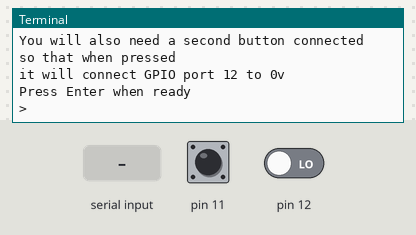
Bench run of a program on a simulated Raspberry Pi (header pin numbers). Parts: the last lines printed to the terminal. The inputs (shaded band) are chosen by the test bench; at power-on: pin 12 LOW, pin 11 LOW. At 4.4 s the program stops and its outputs stay as they are.

Above: at 1.2 s.
1.3 s: "1" typed at the terminal, then Enter
At 2.2 s:
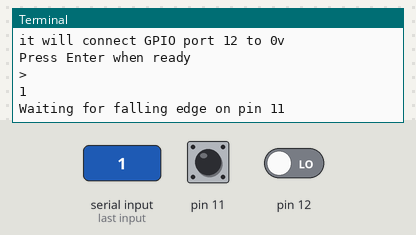
2.8 s: pin 12 driven HIGH
At 3.3 s:
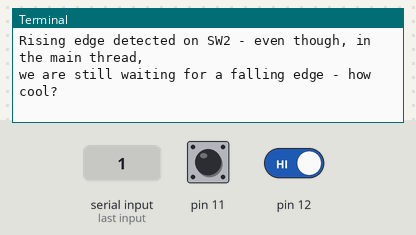
4.3 s: pin 11 pulsed HIGH 2 times (0.12 s each, 0.3 s apart)
At 5.3 s:
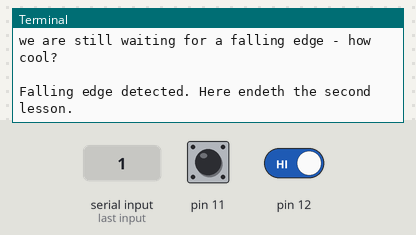

The program:

interrupts-2.py
```python
import RPi.GPIO as GPIO
GPIO.setmode(GPIO.BOARD)
GPIO.setup(11,GPIO.IN)
GPIO.setup(12,GPIO.IN)

def my_callback(channel):
    print "Rising edge detected on SW2 - even though, in the main thread,"
    print "we are still waiting for a falling edge - how cool?\n"

print "Make sure you have a button connected so that when pressed"
print "it will connect GPIO pin 11 (pin 16) to 0v\n"
print "You will also need a second button connected so that when pressed"
print "it will connect GPIO port 12 to 0v"
raw_input("Press Enter when ready\n>")

GPIO.add_event_detect(12, GPIO.RISING, callback=my_callback)

try:
    print "Waiting for falling edge on pin 11"
    GPIO.wait_for_edge(11, GPIO.FALLING)
    print "Falling edge detected. Here endeth the second lesson."

except KeyboardInterrupt:
    GPIO.cleanup()       # clean up GPIO on CTRL+C exit
GPIO.cleanup()           # clean up GPIO on normal exit
```

Measured:
- after the input at 1.3 s, the terminal: prints a new line at once (image 1)
- after the input at 2.8 s, the terminal: prints a new line at once (image 2)
- after the input at 4.3 s, the terminal: prints a new line after 0.12 s (image 3)
